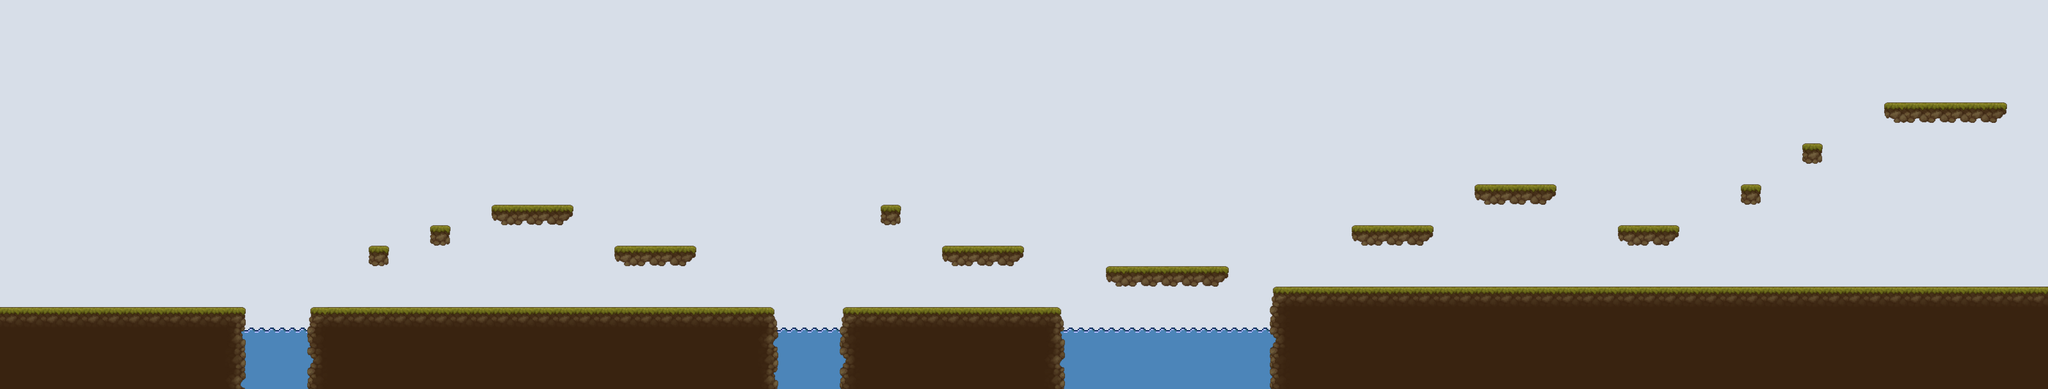

A level layout from a 2D game, rendered from its tile map. Below: a short description, then the map file with tile-grid data replaced by summaries:
An orthogonal 100x19 tile map with 48x48 px tiles, 3 tile layers (background, water, ground), 3 tilesets and 21 objects (18x terrain, 3x water).

<map version="1.10" tiledversion="1.11.2" orientation="orthogonal" renderorder="right-down" width="100" height="19" tilewidth="48" tileheight="48" infinite="0" nextlayerid="8" nextobjectid="29">
 <tileset firstgid="1" name="platformer_assets_scaled" tilewidth="48" tileheight="48" tilecount="256" columns="16">
  <image source="world_tileset_scaled.png" width="768" height="768" />
 </tileset>
 <tileset firstgid="257" name="TX Tileset Ground" tilewidth="48" tileheight="48" tilecount="256" columns="16">
  <image source="TX Tileset Ground.png" width="768" height="768" />
 </tileset>
 <tileset firstgid="513" name="TX Tileset Ground" tilewidth="48" tileheight="48" tilecount="256" columns="16">
  <image source="TX Tileset Ground.png" width="768" height="768" />
 </tileset>
 <layer id="5" name="background" width="100" height="19">
  <data>[1900 cells, 1900 non-empty, 1 distinct tile ids]</data>
 </layer>
 <objectgroup id="2" name="platform_collisions">
  <object id="6" type="terrain" x="0" y="720" width="576" height="192" />
  <object id="9" type="terrain" x="720" y="720" width="1104" height="192" />
  <object id="10" type="terrain" x="864" y="576" width="48" height="48" />
  <object id="11" type="terrain" x="1008" y="528" width="48" height="48" />
  <object id="12" type="terrain" x="1152" y="480" width="192" height="48" />
  <object id="13" type="terrain" x="1440" y="576" width="192" height="48" />
  <object id="14" type="terrain" x="2064" y="480" width="48" height="48" />
  <object id="15" type="terrain" x="2208" y="576" width="192" height="48" />
  <object id="16" type="terrain" x="1968" y="720" width="528" height="192" />
  <object id="17" type="terrain" x="2592" y="624" width="288" height="48" />
  <object id="18" type="terrain" x="2976" y="672" width="1824" height="240" />
  <object id="19" type="terrain" x="3168" y="528" width="192" height="48" />
  <object id="20" type="terrain" x="3456" y="432" width="192" height="48" />
  <object id="21" type="terrain" x="3792" y="528" width="144" height="48" />
  <object id="22" type="terrain" x="4080" y="432" width="48" height="48" />
  <object id="23" type="terrain" x="4224" y="336" width="48" height="48" />
  <object id="24" type="terrain" x="4416" y="240" width="288" height="48" />
  <object id="25" type="terrain" x="4157.58" y="1196.97" width="12.1212" height="3.0303" />
  <object id="26" type="water" x="576" y="768" width="144" height="144" />
  <object id="27" type="water" x="1824" y="768" width="144" height="144" />
  <object id="28" type="water" x="2496" y="768" width="480" height="144" />
 </objectgroup>
 <layer id="7" name="water" width="100" height="19">
  <data>[1900 cells, 66 non-empty, 2 distinct tile ids]</data>
 </layer>
 <layer id="6" name="ground" width="100" height="19">
  <data>[1900 cells, 414 non-empty, 16 distinct tile ids]</data>
 </layer>
</map>